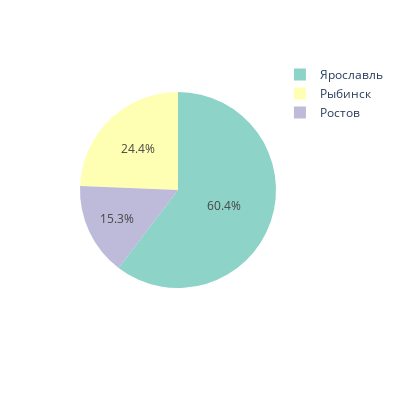
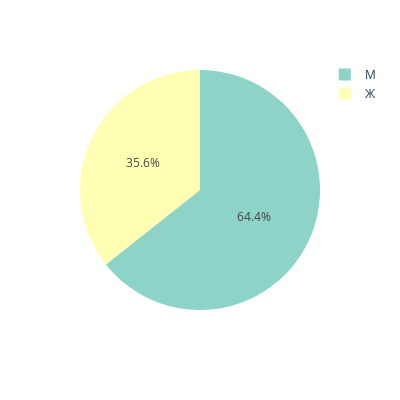
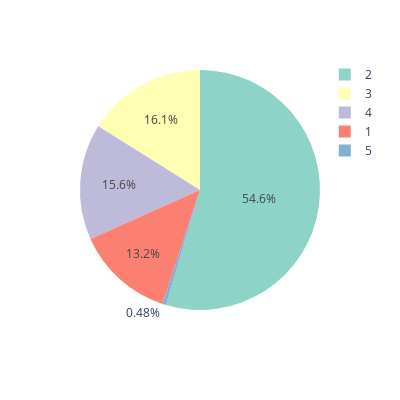
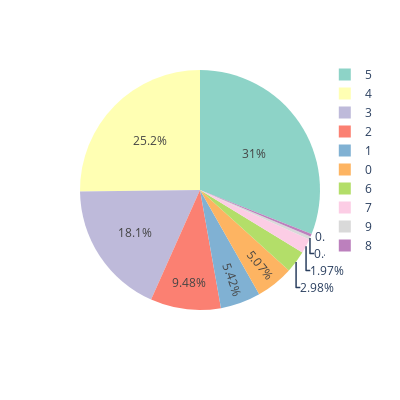

The notebook cell these images were saved under, in order:
### Markdown cell above
**Для того, чтобы объективно оценить долю ушедших пользователей в категории, на мой взгляд, следует разделить количество пользователей в категории на число всех ушедших пользователей (которых у нас 1678).**

### Code cell
#создадим список категорий, которые будем перебирать в цикле для построения сводной таблицы
chars = ['city', 'gender', 'products', 'equity', 'credit_card', 'last_activity', 'age_cat','salary_cat', 'balance_cat', 'score_cat']

for char in chars:
    data_char_agg = data_clean.pivot_table(index=char, values='user_id', columns='churn',\
                                          aggfunc='count').reset_index()
    #создадим столбец 'cat_all', который вычислит сумму всех пользователей в категории
    data_char_agg['cat_all']=data_char_agg['no']+data_char_agg['yes']
    #создадим столбец, который вычислит процент ушедших по категории
    data_char_agg['cat_churn_part']=data_char_agg['yes']/data_char_agg['cat_all']*100
    #создадим столбец, который вычислит процент ушедших пользователей в категории от всех ушедших пользователей в data_churn
    data_char_agg['total_churn_part']=round(data_char_agg['yes']/len(data_churn)*100, 2)
    #отсортируем в порядке убывания доли ушедших пользователей 
    display(data_char_agg.sort_values(by='total_churn_part', ascending=False))
    
    labels=data_char_agg[char]
    values=data_char_agg['total_churn_part']
    fig = px.pie(data_char_agg, values=values, names=labels, color_discrete_sequence=px.colors.qualitative.Set3)
    fig.update_layout(width=400, # указываем размеры графика
                  height=400)
    fig.show()

### Figure 1 — Plotly figure (JSON) as saved in the notebook; plotly's stock layout.template omitted (floating-point values rounded to 4 significant figures)
{"data": [{"domain": {"x": [0, 1], "y": [0, 1]}, "hovertemplate": "city=%{label}<br>total_churn_part=%{value}<extra></extra>", "labels": ["Ростов", "Рыбинск", "Ярославль"], "legendgroup": "", "name": "", "showlegend": true, "type": "pie", "values": [15.26, 24.37, 60.37]}], "layout": {"height": 400, "legend": {"tracegroupgap": 0}, "margin": {"t": 60}, "piecolorway": ["rgb(141,211,199)", "rgb(255,255,179)", "rgb(190,186,218)", "rgb(251,128,114)", "rgb(128,177,211)", "rgb(253,180,98)", "rgb(179,222,105)", "rgb(252,205,229)", "rgb(217,217,217)", "rgb(188,128,189)", "rgb(204,235,197)", "rgb(255,237,111)"], "width": 400}}

### Figure 2 — Plotly figure (JSON) as saved in the notebook; plotly's stock layout.template omitted (floating-point values rounded to 4 significant figures)
{"data": [{"domain": {"x": [0, 1], "y": [0, 1]}, "hovertemplate": "gender=%{label}<br>total_churn_part=%{value}<extra></extra>", "labels": ["Ж", "М"], "legendgroup": "", "name": "", "showlegend": true, "type": "pie", "values": [35.64, 64.36]}], "layout": {"height": 400, "legend": {"tracegroupgap": 0}, "margin": {"t": 60}, "piecolorway": ["rgb(141,211,199)", "rgb(255,255,179)", "rgb(190,186,218)", "rgb(251,128,114)", "rgb(128,177,211)", "rgb(253,180,98)", "rgb(179,222,105)", "rgb(252,205,229)", "rgb(217,217,217)", "rgb(188,128,189)", "rgb(204,235,197)", "rgb(255,237,111)"], "width": 400}}

### Figure 3 — Plotly figure (JSON) as saved in the notebook; plotly's stock layout.template omitted (floating-point values rounded to 4 significant figures)
{"data": [{"domain": {"x": [0, 1], "y": [0, 1]}, "hovertemplate": "products=%{label}<br>total_churn_part=%{value}<extra></extra>", "labels": [1, 2, 3, 4, 5], "legendgroup": "", "name": "", "showlegend": true, "type": "pie", "values": [13.23, 54.59, 16.09, 15.61, 0.48]}], "layout": {"height": 400, "legend": {"tracegroupgap": 0}, "margin": {"t": 60}, "piecolorway": ["rgb(141,211,199)", "rgb(255,255,179)", "rgb(190,186,218)", "rgb(251,128,114)", "rgb(128,177,211)", "rgb(253,180,98)", "rgb(179,222,105)", "rgb(252,205,229)", "rgb(217,217,217)", "rgb(188,128,189)", "rgb(204,235,197)", "rgb(255,237,111)"], "width": 400}}

### Figure 4 — Plotly figure (JSON) as saved in the notebook; plotly's stock layout.template omitted (floating-point values rounded to 4 significant figures)
{"data": [{"domain": {"x": [0, 1], "y": [0, 1]}, "hovertemplate": "equity=%{label}<br>total_churn_part=%{value}<extra></extra>", "labels": [0, 1, 2, 3, 4, 5, 6, 7, 8, 9], "legendgroup": "", "name": "", "showlegend": true, "type": "pie", "values": [5.07, 5.42, 9.48, 18.12, 25.21, 30.99, 2.98, 1.97, 0.36, 0.42]}], "layout": {"height": 400, "legend": {"tracegroupgap": 0}, "margin": {"t": 60}, "piecolorway": ["rgb(141,211,199)", "rgb(255,255,179)", "rgb(190,186,218)", "rgb(251,128,114)", "rgb(128,177,211)", "rgb(253,180,98)", "rgb(179,222,105)", "rgb(252,205,229)", "rgb(217,217,217)", "rgb(188,128,189)", "rgb(204,235,197)", "rgb(255,237,111)"], "width": 400}}
